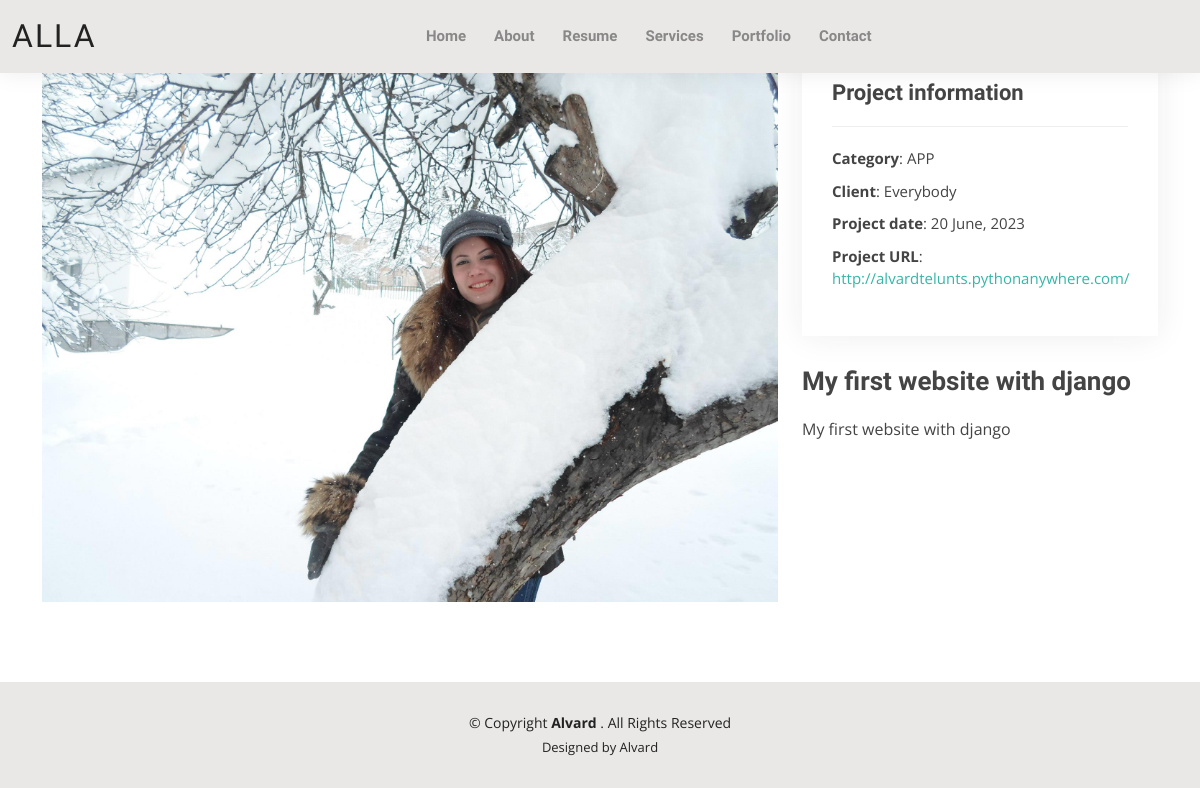
The app's page /portfolio_project/2, older data.
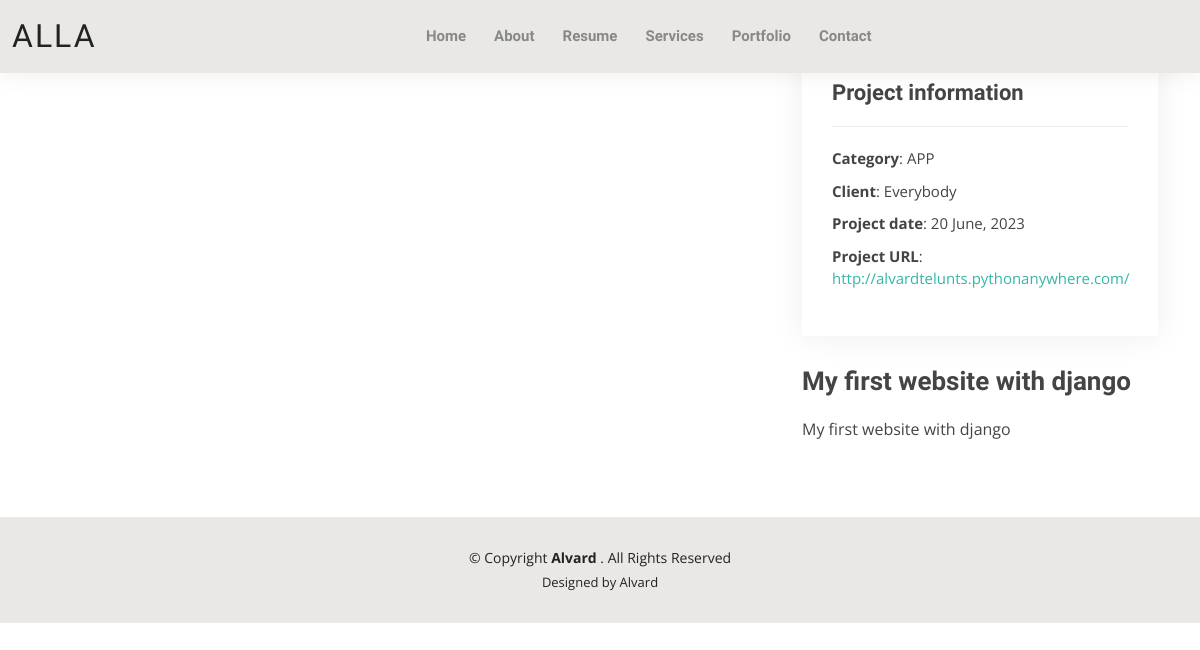
The same page, newer data.
### resume/models.py (models this page shows, shortened)
class PortfolioProject(models.Model):
    name = models.CharField(max_length=50)
    image = models.ImageField(upload_to="media")
    short_description = models.CharField(max_length=50)
    description = models.TextField(max_length=1000)
    category = models.CharField(max_length=50)
    client = models.CharField(max_length=50)
    url = models.URLField()

### resume/views.py (the view)
# urls.py: path("portfolio_project/<int:pk>", portfolio_project, name = "portfolio_project"),
def portfolio_project(request, pk):
    project = get_object_or_404(PortfolioProject, id=pk)
    return render(request, "portfolio_details.html", context={"project": project})

### resume/templates/portfolio_details.html (shortened to what this page needs)
{% extends "base.html" %} {% load static %} {% block bodycontent %}
  <main id="main">
    <section id="portfolio-details" class="portfolio-details">
      <div class="container">
        <div class="row gy-4">
          <div class="col-lg-8">
            <div class="portfolio-details-slider swiper">
              <div class="swiper-wrapper align-items-center">
                <div class="swiper-slide">
                  <img src="{{project.image.url}}" alt="">
                </div>
              </div>
            </div>
          </div>
          <div class="col-lg-4">
            <div class="portfolio-info">
              <h3>Project information</h3>
              <ul>
                <li><strong>Category</strong>: {{project.category}} </li>
                <li><strong>Client</strong>: {{project.client}}</li>
                <li><strong>Project date</strong>: 20 June, 2023</li>
                <li><strong>Project URL</strong>: <a href="{{project.url}}">{{project.url}}</a></li>
              </ul>
            </div>
            <div class="portfolio-description">
              <h2>{{project.short_description}}</h2>
              <p>
                {{project.description}}
              </p>
            </div>
          </div>
        </div>
      </div>
    </section>
  </main>
  {% endblock %}

Row changes from the older to the newer data that the page shows:
changed PortfolioProject "My first website with django": image: picture removed
